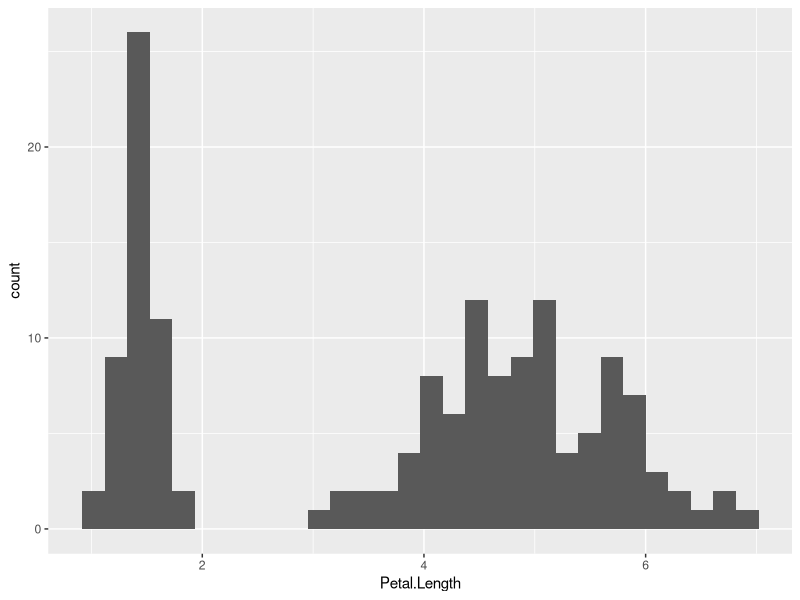

This figure's R source:
library(tidyverse)
library(ggthemes)

#use iris as a way to test data / plots with themes
data(iris)
ggplot(iris, aes(x = Petal.Length)) +
  geom_histogram() 


#really like this guide
# https://waterdata.usgs.gov/blog/ggplot-jazz/